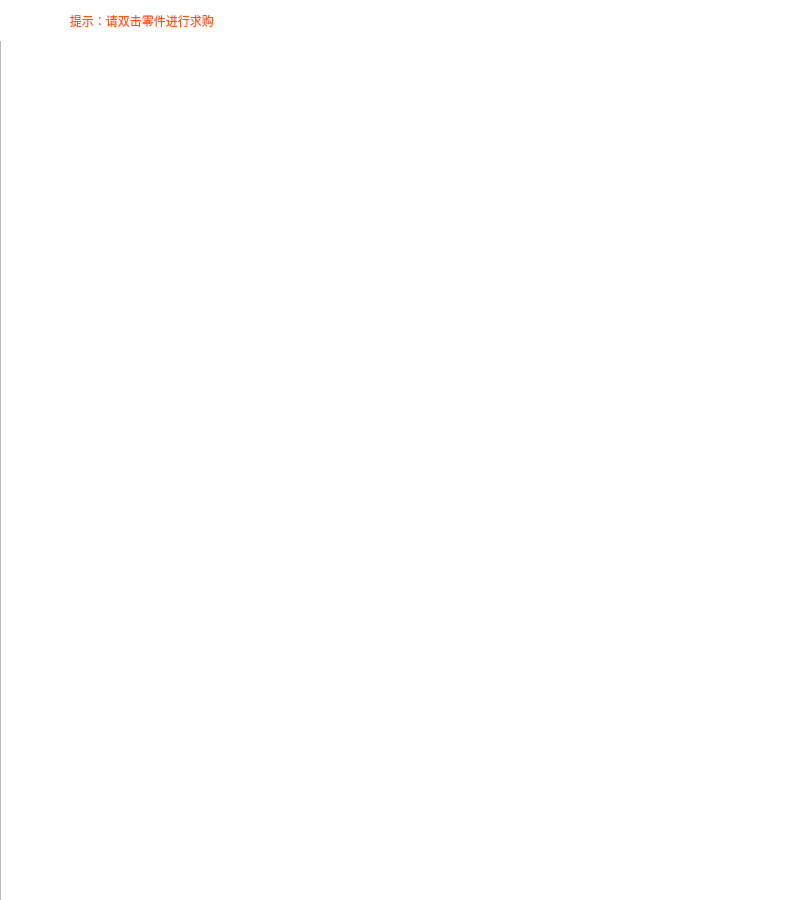
<?xml version="1.0" encoding="UTF-8"?>
<ui version="4.0">
 <class>Form</class>
 <widget class="QWidget" name="Form">
  <property name="geometry">
   <rect>
    <x>0</x>
    <y>0</y>
    <width>800</width>
    <height>900</height>
   </rect>
  </property>
  <property name="minimumSize">
   <size>
    <width>800</width>
    <height>900</height>
   </size>
  </property>
  <property name="maximumSize">
   <size>
    <width>800</width>
    <height>900</height>
   </size>
  </property>
  <property name="windowTitle">
   <string>Form</string>
  </property>
  <widget class="QTableView" name="tableView">
   <property name="geometry">
    <rect>
     <x>0</x>
     <y>40</y>
     <width>801</width>
     <height>871</height>
    </rect>
   </property>
   <property name="styleSheet">
    <string notr="true">font: 22pt &quot;楷体&quot;;
border-image: url(:/CmainWdt/resource/picture/CopenPWgt_background.jpg);</string>
   </property>
   <property name="sortingEnabled">
    <bool>false</bool>
   </property>
  </widget>
  <widget class="QLabel" name="label">
   <property name="geometry">
    <rect>
     <x>0</x>
     <y>0</y>
     <width>801</width>
     <height>41</height>
    </rect>
   </property>
   <property name="styleSheet">
    <string notr="true">background-color: rgb(255, 255, 255);
font: 18pt &quot;隶书&quot;;
color: rgb(255, 85, 0);</string>
   </property>
   <property name="text">
    <string>                     提示：请双击零件进行求购</string>
   </property>
  </widget>
 </widget>
 <resources>
  <include location="images.qrc"/>
 </resources>
 <connections/>
</ui>
